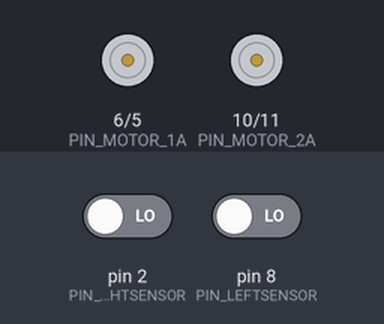
This sketch was run on a simulated Arduino Uno, built with avr-gcc and run on an emulated ATmega328P. Shown: motor-driver pin pairs drawn as motors (green arrow = first pin HIGH = forward, orange = second pin HIGH = backward, longer = more drive). The test bench sets the inputs (shaded band); at power-on: pin 2 (PIN_RIGHTSENSOR) LOW, pin 8 (PIN_LEFTSENSOR) LOW.

Above: at 1.2 s.
1.3 s: pin 2 (PIN_RIGHTSENSOR) driven HIGH
At 2.3 s:
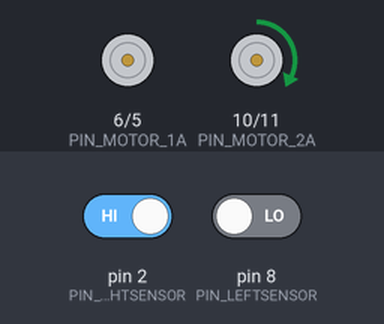
2.8 s: pin 8 (PIN_LEFTSENSOR) driven HIGH
At 3.4 s:
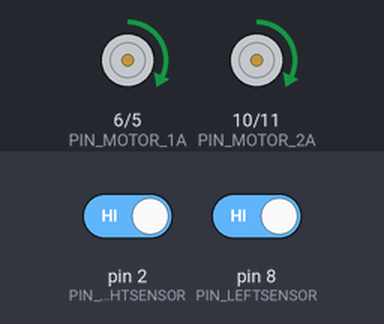
4.3 s: pin 2 (PIN_RIGHTSENSOR) driven LOW
At 4.6 s:
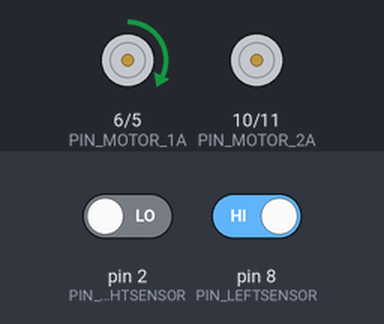
Timing chart, 0 to 7.3 s (numbered marks = the images above; inputs shaded):
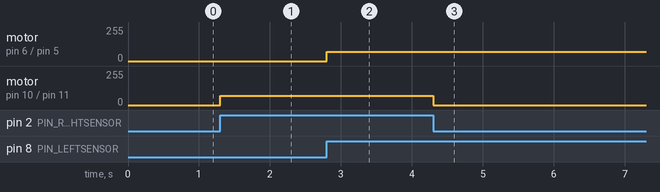

Measured:
- after the input at 1.3 s, motor on pin 10 (PIN_MOTOR_2A) / pin 11 (PIN_MOTOR_2B): stopped → forward 70/255 at once
- after the input at 2.8 s, motor on pin 6 (PIN_MOTOR_1A) / pin 5 (PIN_MOTOR_1B): stopped → forward 70/255 at once
- after the input at 4.3 s, motor on pin 10 (PIN_MOTOR_2A) / pin 11 (PIN_MOTOR_2B): forward 70/255 → stopped at once

The sketch:

linefollow.ino
```cpp
#define PIN_MOTOR_1A 6
#define PIN_MOTOR_1B 5
#define PIN_MOTOR_2A 10
#define PIN_MOTOR_2B 11

#define PIN_RIGHTSENSOR 2
#define PIN_LEFTSENSOR 8

class DCMotor {
  public:
    DCMotor(uint8_t pinA, uint8_t pinB) {
        _pin1 = pinA;
        _pin2 = pinB;
        _speed = 0;
    }

    void begin() {
        pinMode(_pin1, OUTPUT);
        pinMode(_pin2, OUTPUT);
    }

    void setSpeed(int spd) {
        _speed = spd;
    }

    void forward() {
        analogWrite(_pin1, _speed);
        digitalWrite(_pin2, LOW);
    }

    void backward() {
        analogWrite(_pin2, _speed);
        digitalWrite(_pin1, LOW);
    }

    void stop() {
        digitalWrite(_pin1, LOW);
        digitalWrite(_pin2, LOW);
    }

    int getSpeed() {
        return _speed;
    }

  private:
    uint8_t _pin1;
    uint8_t _pin2;
    int _speed;
};

DCMotor motor_1(PIN_MOTOR_1A, PIN_MOTOR_1B);
DCMotor motor_2(PIN_MOTOR_2A, PIN_MOTOR_2B);

bool rightSensor;
bool leftSensor;

void setup() {

  motor_1.begin();
  motor_2.begin();
  pinMode(PIN_RIGHTSENSOR, INPUT);
  pinMode(PIN_LEFTSENSOR, INPUT);

}

void loop() {

  motor_1.setSpeed(70);

  motor_2.setSpeed(70);

  rightSensor = digitalRead(PIN_RIGHTSENSOR);
  leftSensor = digitalRead(PIN_LEFTSENSOR);

  leftSensor ? motor_1.forward() : motor_1.stop();
  rightSensor ? motor_2.forward() : motor_2.stop();

}
```
